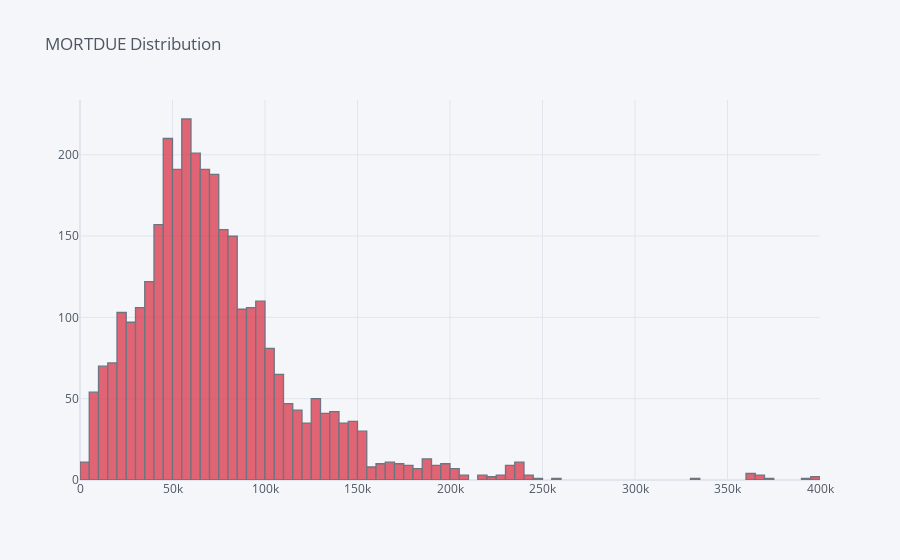
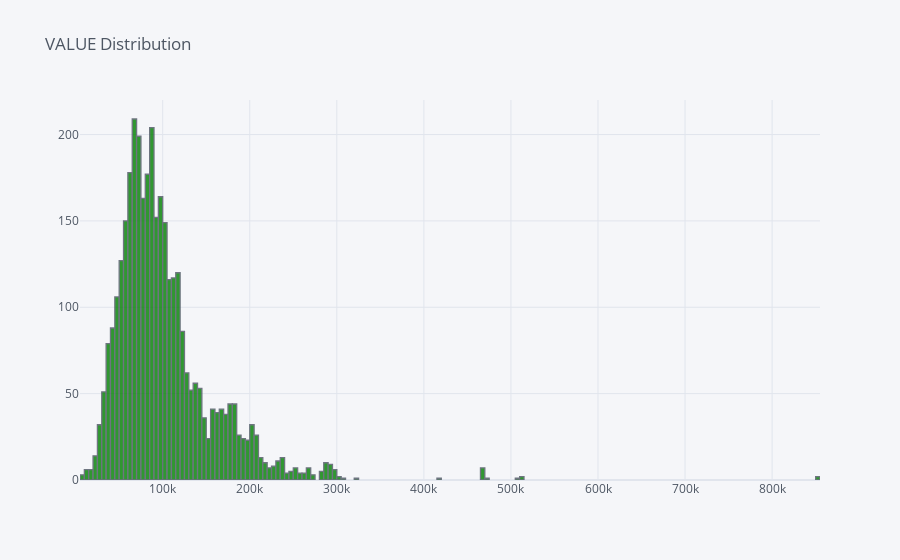
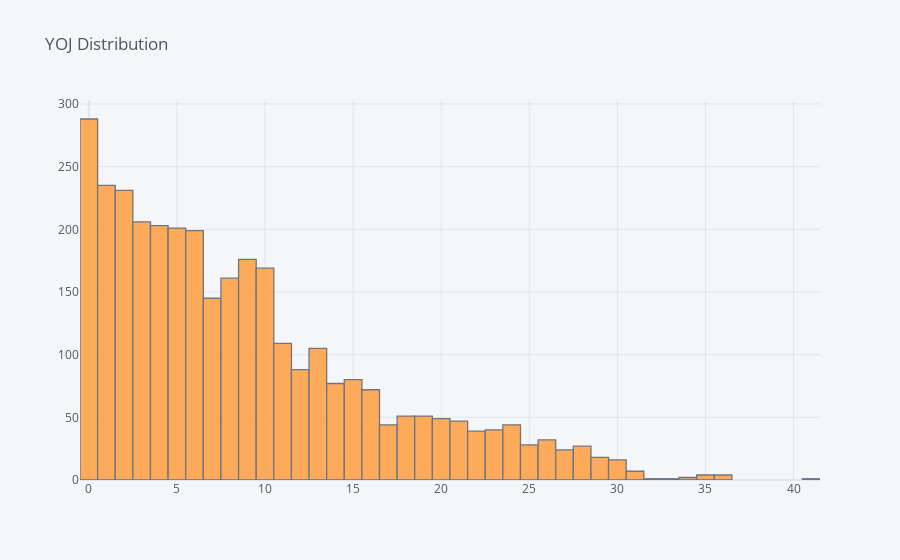
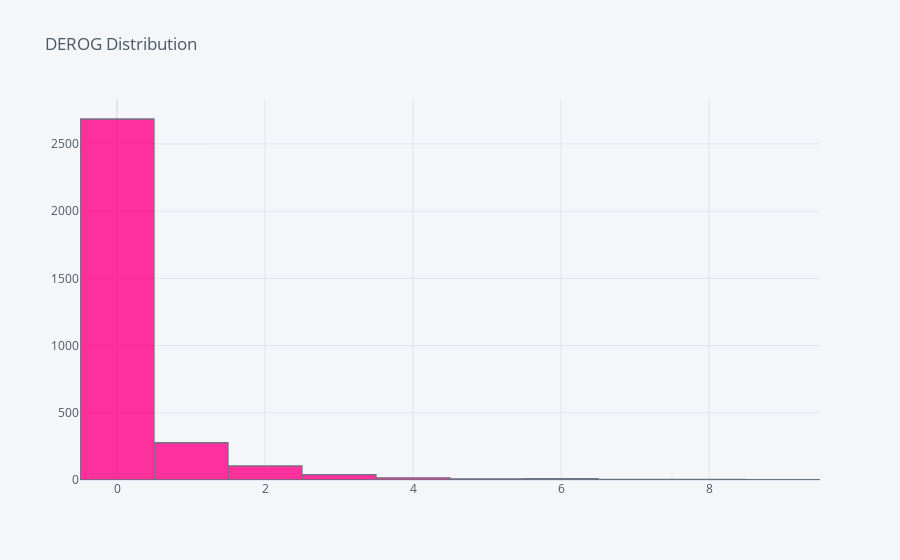

Notebook cell for these charts, in order:
### Markdown cell above
now we will visualize this data:

### Code cell
colors = ["red","green","orange","pink","cyan","red","green","orange","pink"]
for color,col in enumerate(Floats):    
    Train[col].iplot(kind='histogram',title = f"{col} Distribution",color = colors[color], filename='histogram-subplots')

### Figure 1 — Plotly figure (JSON) as saved in the notebook; plotly's stock layout.template omitted (floating-point values rounded to 4 significant figures; data arrays with more than 128 entries replaced by an {"elided": "..."} marker saying what was removed)
{"data": [{"histfunc": "count", "histnorm": "", "marker": {"color": "rgba(219, 64, 82, 1.0)", "line": {"color": "#4D5663", "width": 1.3}}, "name": "MORTDUE", "opacity": 0.8, "orientation": "v", "type": "histogram", "x": {"elided": "3576 float values"}}], "layout": {"autosize": true, "barmode": "overlay", "legend": {"bgcolor": "#F5F6F9", "font": {"color": "#4D5663"}}, "paper_bgcolor": "#F5F6F9", "plot_bgcolor": "#F5F6F9", "title": {"font": {"color": "#4D5663"}, "text": "MORTDUE Distribution"}, "xaxis": {"autorange": true, "gridcolor": "#E1E5ED", "range": [0, 400000], "showgrid": true, "tickfont": {"color": "#4D5663"}, "title": {"font": {"color": "#4D5663"}, "text": ""}, "type": "linear", "zerolinecolor": "#E1E5ED"}, "yaxis": {"autorange": true, "gridcolor": "#E1E5ED", "range": [0, 233.7], "showgrid": true, "tickfont": {"color": "#4D5663"}, "title": {"font": {"color": "#4D5663"}, "text": ""}, "zerolinecolor": "#E1E5ED"}}}

### Figure 2 — Plotly figure (JSON) as saved in the notebook; plotly's stock layout.template omitted (floating-point values rounded to 4 significant figures; data arrays with more than 128 entries replaced by an {"elided": "..."} marker saying what was removed)
{"data": [{"histfunc": "count", "histnorm": "", "marker": {"color": "rgba(0, 128, 0, 1.0)", "line": {"color": "#4D5663", "width": 1.3}}, "name": "VALUE", "opacity": 0.8, "orientation": "v", "type": "histogram", "x": {"elided": "3576 float values"}}], "layout": {"autosize": true, "barmode": "overlay", "legend": {"bgcolor": "#F5F6F9", "font": {"color": "#4D5663"}}, "paper_bgcolor": "#F5F6F9", "plot_bgcolor": "#F5F6F9", "title": {"font": {"color": "#4D5663"}, "text": "VALUE Distribution"}, "xaxis": {"autorange": true, "gridcolor": "#E1E5ED", "range": [5000, 855000], "showgrid": true, "tickfont": {"color": "#4D5663"}, "title": {"font": {"color": "#4D5663"}, "text": ""}, "type": "linear", "zerolinecolor": "#E1E5ED"}, "yaxis": {"autorange": true, "gridcolor": "#E1E5ED", "range": [0, 220], "showgrid": true, "tickfont": {"color": "#4D5663"}, "title": {"font": {"color": "#4D5663"}, "text": ""}, "zerolinecolor": "#E1E5ED"}}}

### Figure 3 — Plotly figure (JSON) as saved in the notebook; plotly's stock layout.template omitted (floating-point values rounded to 4 significant figures; data arrays with more than 128 entries replaced by an {"elided": "..."} marker saying what was removed)
{"data": [{"histfunc": "count", "histnorm": "", "marker": {"color": "rgba(255, 153, 51, 1.0)", "line": {"color": "#4D5663", "width": 1.3}}, "name": "YOJ", "opacity": 0.8, "orientation": "v", "type": "histogram", "x": {"elided": "3576 float values"}}], "layout": {"autosize": true, "barmode": "overlay", "legend": {"bgcolor": "#F5F6F9", "font": {"color": "#4D5663"}}, "paper_bgcolor": "#F5F6F9", "plot_bgcolor": "#F5F6F9", "title": {"font": {"color": "#4D5663"}, "text": "YOJ Distribution"}, "xaxis": {"autorange": true, "gridcolor": "#E1E5ED", "range": [-0.5, 41.5], "showgrid": true, "tickfont": {"color": "#4D5663"}, "title": {"font": {"color": "#4D5663"}, "text": ""}, "type": "linear", "zerolinecolor": "#E1E5ED"}, "yaxis": {"autorange": true, "gridcolor": "#E1E5ED", "range": [0, 303.2], "showgrid": true, "tickfont": {"color": "#4D5663"}, "title": {"font": {"color": "#4D5663"}, "text": ""}, "zerolinecolor": "#E1E5ED"}}}

### Figure 4 — Plotly figure (JSON) as saved in the notebook; plotly's stock layout.template omitted (floating-point values rounded to 4 significant figures; data arrays with more than 128 entries replaced by an {"elided": "..."} marker saying what was removed)
{"data": [{"histfunc": "count", "histnorm": "", "marker": {"color": "rgba(255, 0, 136, 1.0)", "line": {"color": "#4D5663", "width": 1.3}}, "name": "DEROG", "opacity": 0.8, "orientation": "v", "type": "histogram", "x": {"elided": "3576 int values"}}], "layout": {"autosize": true, "barmode": "overlay", "legend": {"bgcolor": "#F5F6F9", "font": {"color": "#4D5663"}}, "paper_bgcolor": "#F5F6F9", "plot_bgcolor": "#F5F6F9", "title": {"font": {"color": "#4D5663"}, "text": "DEROG Distribution"}, "xaxis": {"autorange": true, "gridcolor": "#E1E5ED", "range": [-0.5, 9.5], "showgrid": true, "tickfont": {"color": "#4D5663"}, "title": {"font": {"color": "#4D5663"}, "text": ""}, "type": "linear", "zerolinecolor": "#E1E5ED"}, "yaxis": {"autorange": true, "gridcolor": "#E1E5ED", "range": [0, 2826.0], "showgrid": true, "tickfont": {"color": "#4D5663"}, "title": {"font": {"color": "#4D5663"}, "text": ""}, "zerolinecolor": "#E1E5ED"}}}
